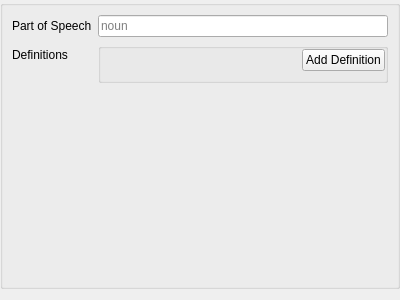
<?xml version="1.0" encoding="UTF-8"?>
<ui version="4.0">
 <class>MeaningsGroupBox</class>
 <widget class="QWidget" name="MeaningsGroupBox">
  <property name="geometry">
   <rect>
    <x>0</x>
    <y>0</y>
    <width>400</width>
    <height>300</height>
   </rect>
  </property>
  <property name="windowTitle">
   <string>Form</string>
  </property>
  <layout class="QHBoxLayout" name="horizontalLayout">
   <property name="leftMargin">
    <number>0</number>
   </property>
   <property name="topMargin">
    <number>0</number>
   </property>
   <property name="rightMargin">
    <number>0</number>
   </property>
   <item>
    <widget class="QGroupBox" name="groupBox">
     <property name="title">
      <string/>
     </property>
     <layout class="QFormLayout" name="formLayout">
      <property name="labelAlignment">
       <set>Qt::AlignLeading|Qt::AlignLeft|Qt::AlignVCenter</set>
      </property>
      <item row="0" column="0">
       <widget class="QLabel" name="label">
        <property name="text">
         <string>Part of Speech</string>
        </property>
       </widget>
      </item>
      <item row="0" column="1">
       <widget class="QLineEdit" name="part_of_speech_lineedit">
        <property name="placeholderText">
         <string>noun</string>
        </property>
        <property name="clearButtonEnabled">
         <bool>true</bool>
        </property>
       </widget>
      </item>
      <item row="1" column="0">
       <widget class="QLabel" name="label_2">
        <property name="text">
         <string>Definitions</string>
        </property>
       </widget>
      </item>
      <item row="1" column="1">
       <widget class="QGroupBox" name="groupBox_2">
        <property name="title">
         <string/>
        </property>
        <layout class="QVBoxLayout" name="definition_layout">
         <property name="leftMargin">
          <number>0</number>
         </property>
         <property name="topMargin">
          <number>0</number>
         </property>
         <property name="rightMargin">
          <number>0</number>
         </property>
         <item alignment="Qt::AlignRight">
          <widget class="QPushButton" name="add_definition_button">
           <property name="toolTip">
            <string>Add another  definition form</string>
           </property>
           <property name="text">
            <string>Add Definition</string>
           </property>
          </widget>
         </item>
        </layout>
       </widget>
      </item>
     </layout>
    </widget>
   </item>
  </layout>
 </widget>
 <resources/>
 <connections/>
</ui>
